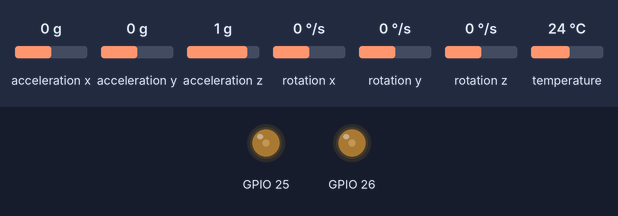
Bench run of a sketch on a simulated ESP32. Shown: output pins drawn as LEDs (lit = HIGH). The test bench sets the inputs (shaded band); at power-on: acceleration y 0 g, rotation x 0 °/s, acceleration x 0 g, acceleration z 1 g, rotation y 0 °/s, rotation z 0 °/s, temperature 24 °C. What the sketch prints to the serial monitor is not drawn.

Above: at 13.7 s.
13.8 s: acceleration y set to -1.4 g
At 14.13 s:
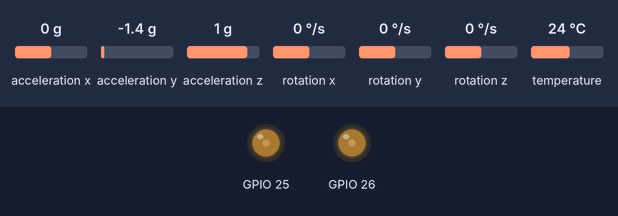
16.8 s: rotation x set to 19 °/s
18.8 s: rotation x set to 23 °/s
20.3 s: acceleration y set to 0.8 g
At 20.6 s:
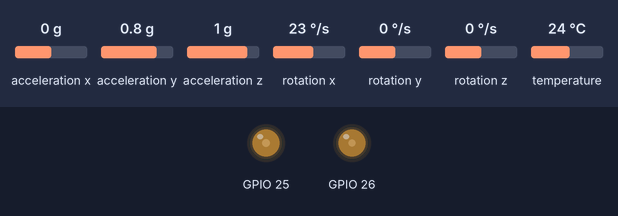
23.3 s: acceleration y set to -0.8 g
At 23.65 s:
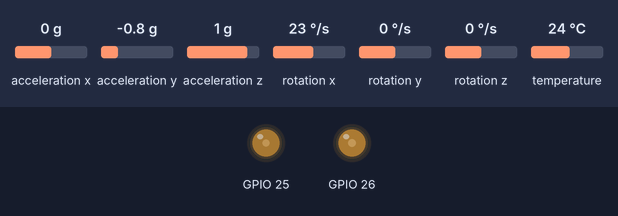
26.3 s: acceleration y set to 1.4 g
Timing chart, 0 to 29.3 s (numbered marks = the images above; inputs shaded):
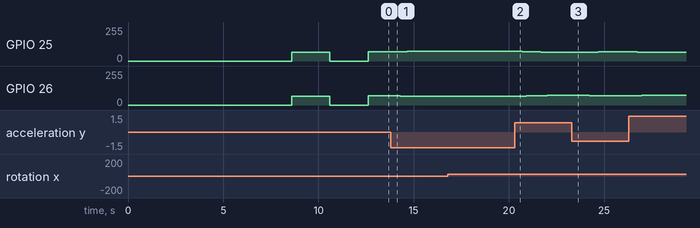

Measured:
- after the input at 13.8 s, GPIO 25: moves from 69/255 to 74/255 over 1.7 s, starting after 0.17 s; GPIO 26: moves from 69/255 to 64/255 over 1.7 s, starting after 0.17 s
- after the input at 20.3 s, GPIO 25: moves from 74/255 to 64/255 over 2.6 s, starting at once; GPIO 26: moves from 64/255 to 74/255 over 2.6 s, starting at once
- after the input at 23.3 s, GPIO 25: moves from 64/255 to 70/255 over 2.7 s, starting after 0.19 s; GPIO 26: moves from 74/255 to 68/255 over 2.7 s, starting after 0.19 s

The sketch:

gangorra.ino
```cpp
#include <Adafruit_MPU6050.h>
#include <Adafruit_Sensor.h>
#include <Wire.h>

#define MILLISTOSECOND 1000
#define MINTOSECONDS 60

#define motorLeft 26
#define motorRight 25
#define throttle 5

#define STEP_CALIBRATION 2000


int dt = 1;

Adafruit_MPU6050 mpu;
bool calibration = false;

float AngleRoll = 0, RateRoll = 0, RateCalibrationRoll = 0;
float KalmanAngleRoll  = 0, KalmanUncertaintyAngleRoll  = 2*2;


void MPUconfigSetup()
{
	if (!mpu.begin())
	{
		while (!mpu.begin())
		{
			Serial.println("error");
	  	yield();
		}
	}
	mpu.setAccelerometerRange(MPU6050_RANGE_8_G);//2G, 4G, 8G, 16G
	mpu.setGyroRange(MPU6050_RANGE_500_DEG);     //250deg/s, 500deg/s, 1000deg/s, 2000deg/s
	mpu.setFilterBandwidth(MPU6050_BAND_10_HZ);  //5Hz, 10Hz, 21Hz, 44Hz, 94Hz, 184Hz, 260Hz
}

void CalibrarMPU()
{
 	for (int Passo = 0 ; Passo < STEP_CALIBRATION; Passo++)
	{
		Serial.printf("Calibrando: %d\n", Passo);

		MPUgetSignalsLoop();

		RateCalibrationRoll  += RateRoll;
		delay(1);
	}

  calibration = true;

}

void MPUgetSignalsLoop()
{
  sensors_event_t a, g, temp;
  mpu.getEvent(&a, &g, &temp);

  float AceX = a.acceleration.x / 9.81; // m/s^2...
  float AceY = a.acceleration.y / 9.81; // ...
  float AceZ = a.acceleration.z / 9.81; // ...

  RateRoll  = g.gyro.x * 57.3; // °/s...


  AngleRoll  =  atan(AceY/sqrt(AceX*AceX + AceZ*AceZ))*1/(PI/180);

  if (calibration == true){
	RateRoll  -= (RateCalibrationRoll/STEP_CALIBRATION)  - 1.2;
	AceX      -= 0.02;
	AceY      -= 0.03;
	AceZ      -= 0.13;
  }

  Kalman1D(KalmanAngleRoll, KalmanUncertaintyAngleRoll, RateRoll, AngleRoll);
}

void Kalman1D(float &KalmanState,float &KalmanUncertainty, const float &KalmanInput,
					           const float &KalmanMeasurement)
{
	KalmanState       = KalmanState + 0.004*KalmanInput;
	KalmanUncertainty = KalmanUncertainty + 0.004*0.004*4*4;
	double KalmanGain = KalmanUncertainty*1/(1*KalmanUncertainty + 3*3);
	KalmanState       = KalmanState + KalmanGain*(KalmanMeasurement - KalmanState);
	KalmanUncertainty = (1 - KalmanGain)*KalmanUncertainty;
}


//********************************************************


int input_max = 2000;
int input_min = 1000;


void setupPWM(const int &freq, const int &resolution, const int &pin, const int &ch)
{
  pinMode(pin, OUTPUT); // Definição do pino de saída do PWM de controle do motor
  ledcSetup(ch, freq, resolution);// ...
  ledcAttachPin(pin, ch); // Funções para definição do PWM na ESP32
}

void controlSpeed(int &speed, int ch){
	// Função para controlar a velocidade dos motores
	// min_sped=257 max_sped=511 para resolução = 10 bits
	ledcWrite(ch, speed); // Função para mudança do PWM na ESP32
}


void readPWMSetup(const uint8_t &PinX){
	// Função para adequar os pinos que vão receber o PWM do controlador
	pinMode(PinX, INPUT);
}


int readPWMLoop(const uint8_t &PinX){
	return pulseIn(PinX, HIGH);
}


//*****************************************************************************************************************

double timer;
bool stop = false;

double ref = 0;

double error = 0;
double prev_error = 0;

double integrative_error = 0;

double K = 1;
double kP = 2.5;
double kI = 0.89;
double kD = 0.0005;

double gyro_const = 1;

double Ulimit = 100;
double Ilimit = Ulimit;
double Dlimit = Ulimit;
double RPMlimit = 25;

int motorLeftVel;
int motorRightVel;
int stopVel = 257;
int throttleVel, throttleVel_back = 0;
int max_throttle = 400;


double getIntegrative_error(){
  integrative_error += kI * ((error + prev_error)*(dt)/2 * 1/MILLISTOSECOND);

  if(integrative_error > Ilimit) integrative_error = Ilimit;
  else if(integrative_error < -Ilimit) integrative_error = -Ilimit;

  return integrative_error;
}


double getDerivative_error(){
  double derivative = kD * (error - prev_error)/(dt);
  derivative *= MILLISTOSECOND;

  return derivative;
}


//*****************************************************************************************************************

int KvM = (1000 * 2* M_PI)/MINTOSECONDS;
double max_tension = 12;


void att_limits(){
  RPMlimit = throttleVel - stopVel;

  //Descobrir como alterar o U
}


void setup() {
  // put your setup code here, to run once:
  Serial.begin(115200);
  MPUconfigSetup();
  CalibrarMPU();


  controlSpeed(motorLeftVel, 0);
  controlSpeed(motorRightVel, 1);

  Serial.printf("Começando...");
  delay(2000);


  setupPWM(250, 10, motorLeft, 0);
	setupPWM(250, 10, motorRight, 1);

  //readPWMSetup(throttle);


  timer = millis();

  while(millis() - timer <= 2000){
    controlSpeed(stopVel, 0);
    controlSpeed(stopVel, 1);
  }

  timer = millis();

  while(millis() - timer <= 2000){
    controlSpeed(throttleVel, 0);
    controlSpeed(throttleVel, 1);
  }


}


void loop() {
  // put your main code here, to run repeatedly:
  MPUgetSignalsLoop();

  //Serial.printf("Angle: %f, Rate: %f\n", KalmanAngleRoll, RateRoll);


  if(millis() - timer >= dt){


    //throttleVel = readPWMLoop(throttle);
    throttleVel = 1150;


    throttleVel = ((throttleVel - input_min)*(max_throttle - stopVel))/(input_max - input_min) + stopVel;

    if(throttleVel_back == throttleVel){
      att_limits();
    }

    throttleVel_back = throttleVel;


    Serial.printf("Throttle: %d\n", throttleVel);


    prev_error = error;
    error = ref - KalmanAngleRoll;


    double P = kP * error;
    double I = getIntegrative_error();
    double D = getDerivative_error();


    double U = P+I+D;

    U *= K;

    U = U - (gyro_const * RateRoll);


    if(U > Ulimit) U = Ulimit;
    else if(U < -Ulimit) U = -Ulimit;

    double rpm;

    rpm = RPMlimit*((U + Ulimit)/Ulimit -1);


    Serial.printf("U: %f, RPM: %f RPMlimit: %f\n" , U, rpm, RPMlimit);

    motorLeftVel = throttleVel - rpm;
    motorRightVel = throttleVel + rpm;

    //motorLeftVel = 300;
    //motorRightVel = 300;


    Serial.printf("Left: %d, Right: %d \n", motorLeftVel, motorRightVel);


    if(!stop){
      controlSpeed(motorLeftVel, 0);
      controlSpeed(motorRightVel, 1);
      Serial.printf("Angle: %f, Rate: %f\n", KalmanAngleRoll, RateRoll);
    }

    timer = millis();


  }


  /*

  if(Serial.available() > 0){
    stop = true;

    controlSpeed(stopVel,0);
    controlSpeed(stopVel,1);

    Serial.printf("Desliguei");
    delay(2000);
  }
  */


}
```
